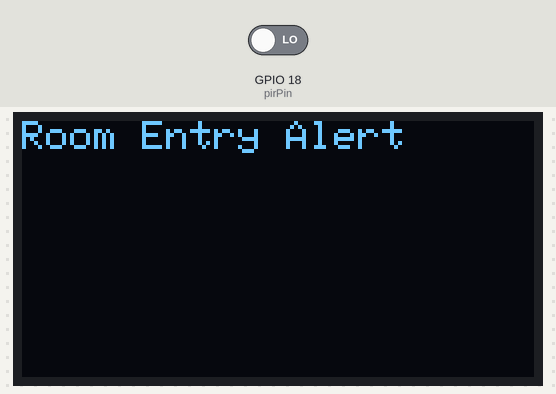
Simulated run of this sketch. Board: ESP32. Parts: 128×64 one-colour display. Inputs (shaded band) come from the test bench; at power-on: GPIO 18 (pirPin) LOW.

Above: at 3.2 s.
3.3 s: GPIO 18 (pirPin) driven HIGH
At 5.0 s:
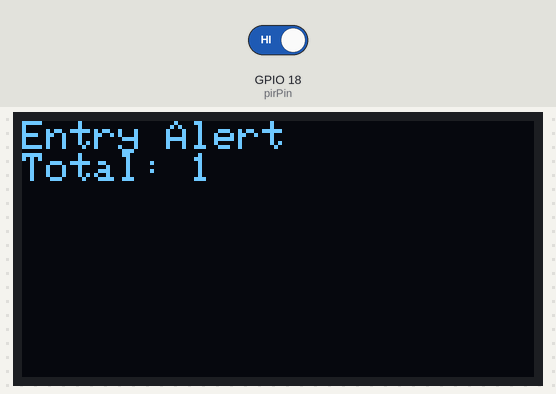
At 7.5 s:
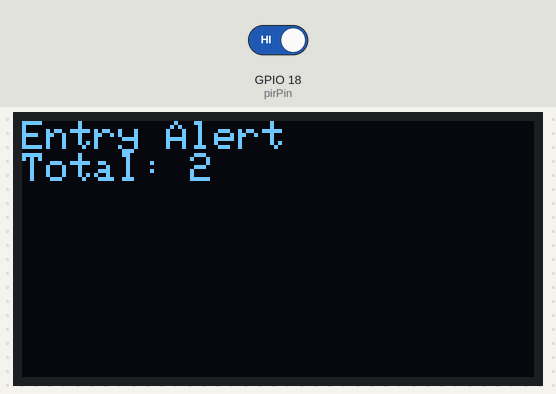
Timing chart, 0 to 9.0 s (numbered marks = the images above; inputs shaded):
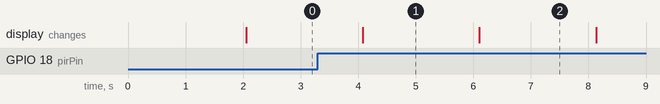

The sketch:

Project3.ino
```cpp
#include <Wire.h>
#include <Adafruit_GFX.h>
#include <Adafruit_SSD1306.h>
#define SCREEN_WIDTH 128  // OLED display width, in pixels
#define SCREEN_HEIGHT 64  // OLED display height, in pixels
// Declaration for an SSD1306 display connected to I2C (SDA, SCL pins)
Adafruit_SSD1306 display(SCREEN_WIDTH, SCREEN_HEIGHT, &Wire, -1);

//#define ESP32
#ifdef ESP32
int pirPin = 18;
#else
int pirPin = D5;
#endif
int detectionState = 0;
int entryCount = 0;

void setup() {
  pinMode(pirPin, INPUT);
  Serial.begin(115200);
  if (!display.begin(SSD1306_SWITCHCAPVCC, 0x3C)) {  // Address 0x3D for 128x64
    Serial.println(F("SSD1306 allocation failed"));
    for (;;)
      ;
  }
  delay(2000);
  display.clearDisplay();

  display.setTextSize(1);
  display.setTextColor(WHITE);
  display.setCursor(0, 0);
  display.println("Room Entry Alert");
  display.display();
}

void loop() {
  detectionState = digitalRead(pirPin);
  if (detectionState == 1) {
    entryCount++;
    display.clearDisplay();
    display.setCursor(0, 0);
    display.println("Entry Alert");
    display.print("Total: ");
    display.print(entryCount);
    display.display();
  }
  delay(2000);
}
```

Measured:
- after the input at 3.3 s, the display: changes after 0.78 s (image 1)
- what the display in image 1 shows lasts 2.0 s, from 4.1 s to 6.1 s
